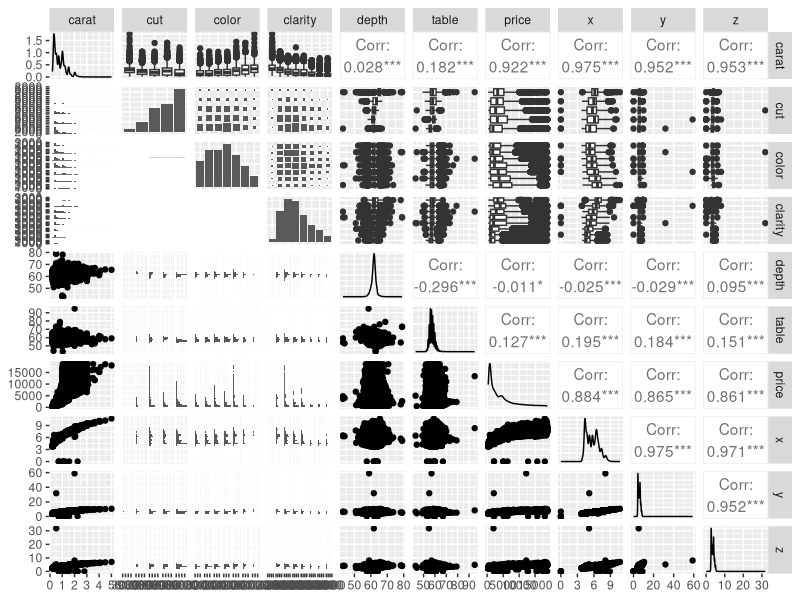
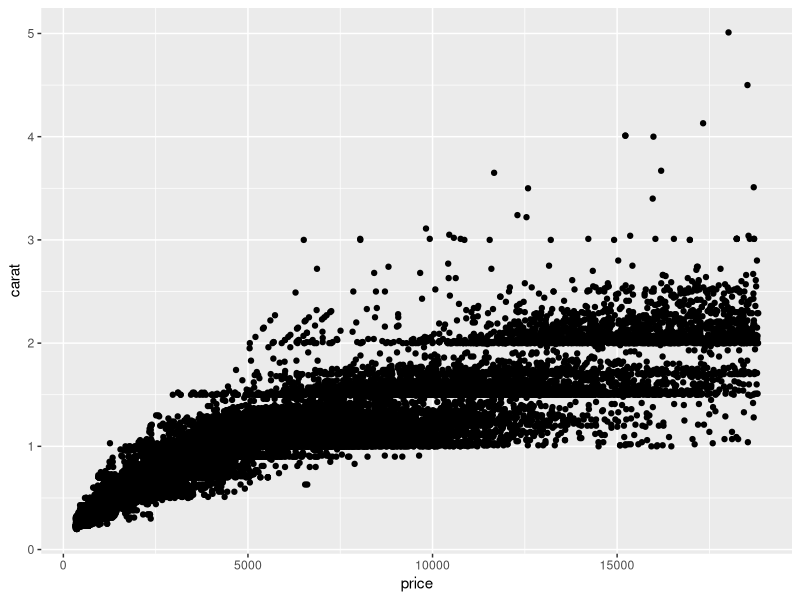
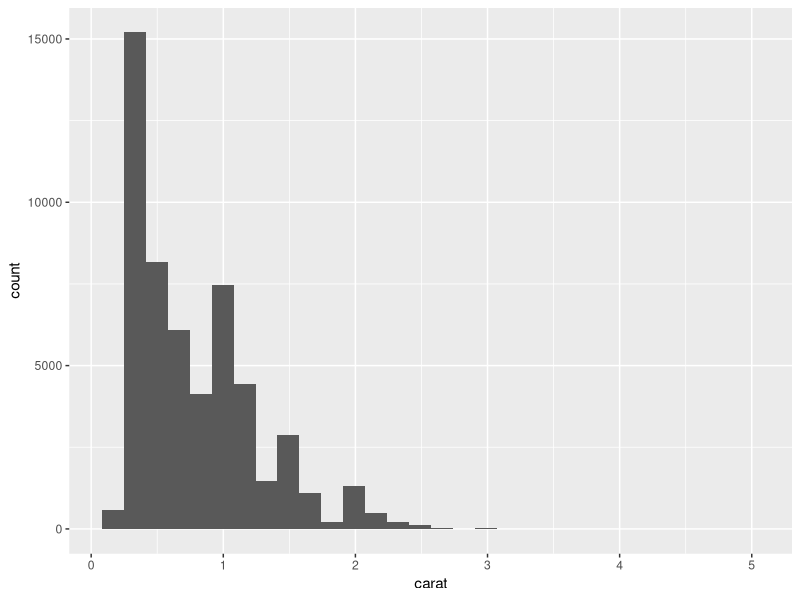
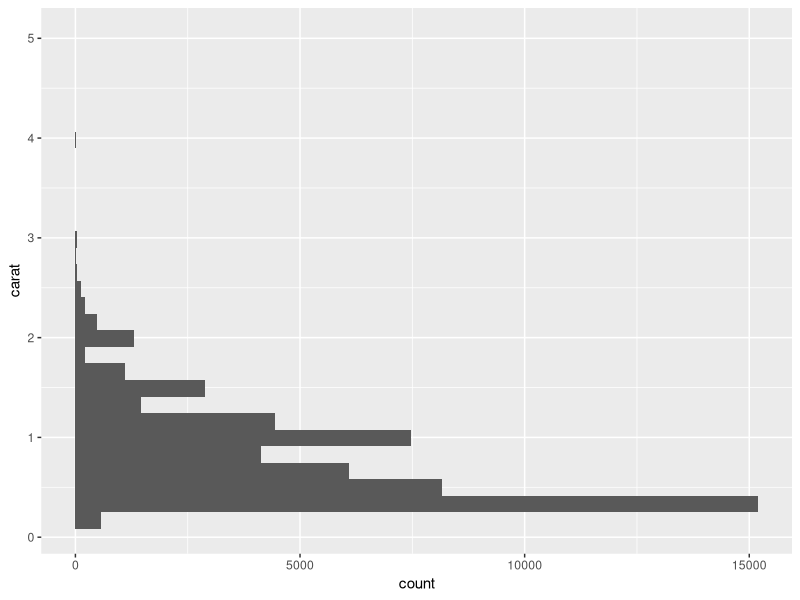
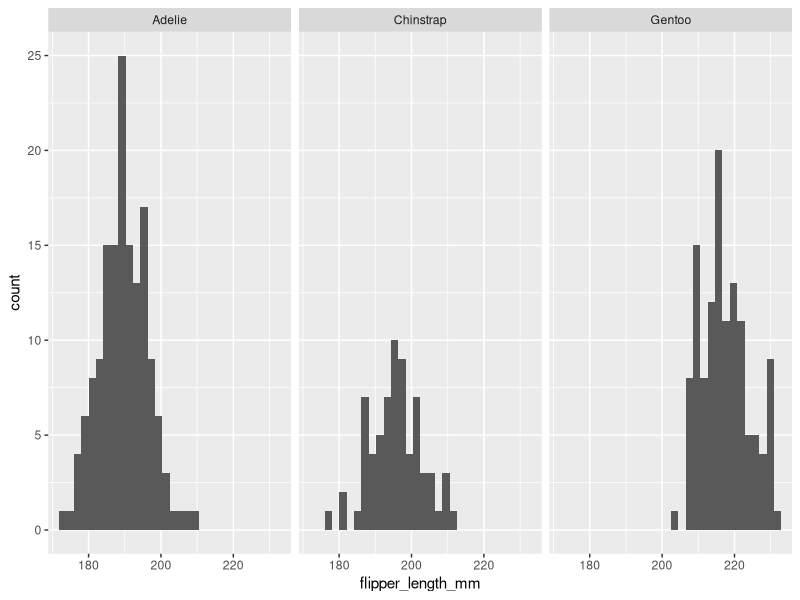
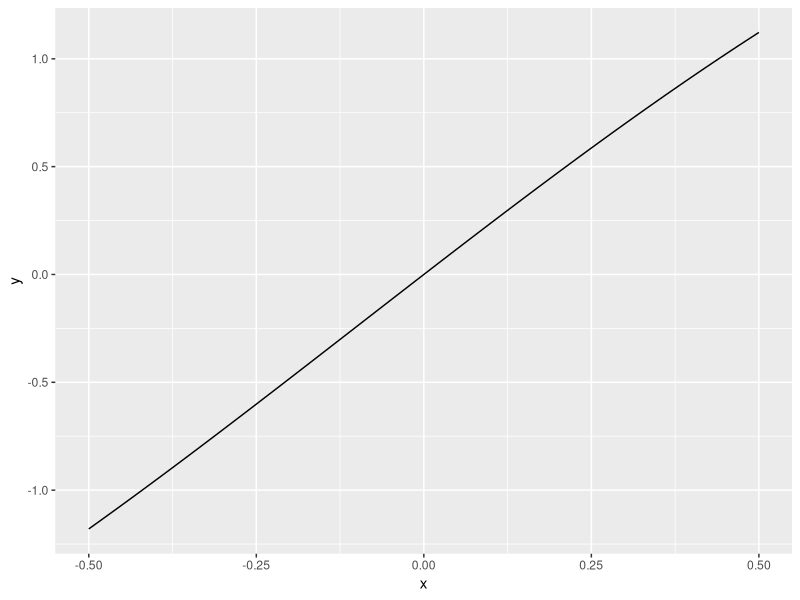
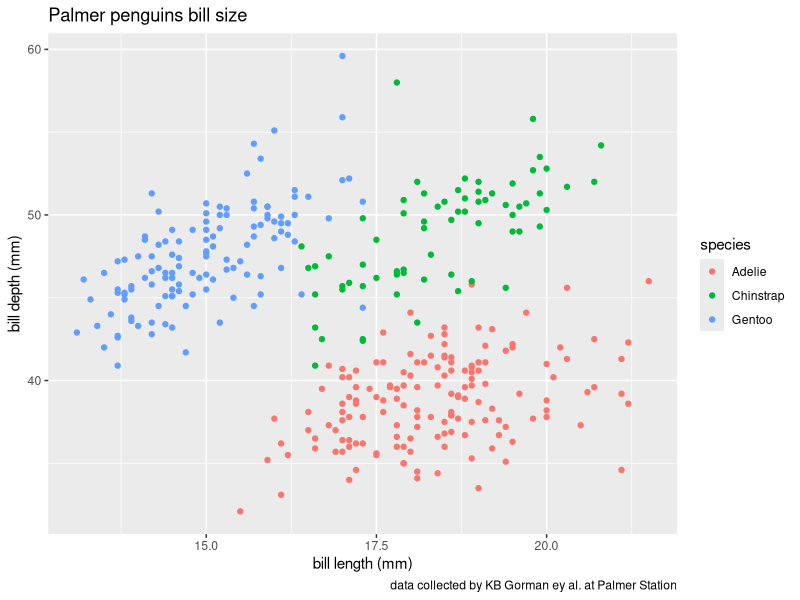
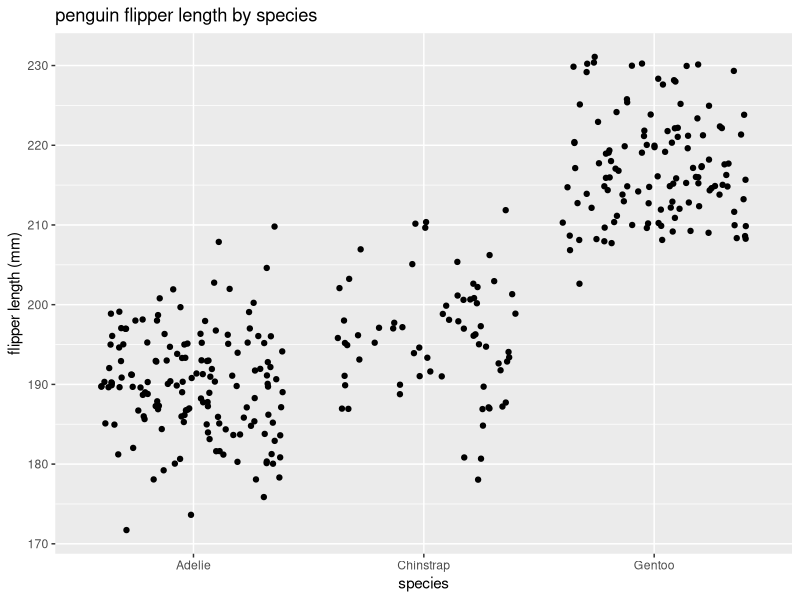

These figures' R source, in order:
## ---- chunk 1
knitr::opts_chunk$set(echo = TRUE)
library(tidyverse)
library(palmerpenguins)
library(skimr)
library(GGally)
## ---- chunk 2
# create a data frame
df_name <- data.frame("variable_1", "variable_2")

## ---- chunk 3
# create a vector from x to y by z
seq_1 <- seq(from = 1, to = 20, by = 1)
seq_1 # return the vector
## ---- chunk 4
# Create a vector!
vec_a <- c(4, 5) #this is how you create a vector in R
vec_a #return vector a
vec_b <- c(-3, 10)
# vector additon
vec_c <- vec_a + vec_b
vec_c

# vector subtraction
vec_d <- vec_b - vec_a
vec_d

# vector scalar multiplier:
vec_e <- 4 * vec_b
vec_e

# if we use the asterisk:
vec_a * vec_b

# Dot product %*%
vec_a %*% vec_b
# the dot product should be a single number
## ---- chunk 5
cats <- c(1, 3, 5, 8, 10, 0.2, 4, 8, 10, 11, 100)

# wrap cats into a matrix
cat_matrix <- matrix(data = cats, nrow = 4, ncol = 5, byrow = TRUE)

dogs <- matrix(data = c(1, 0, 2, 3), nrow = 2, ncol = 2, byrow = TRUE)
fish <- matrix(data = c(0, 8, 2, 6), nrow = 2, ncol = 2, byrow = TRUE)
dogs + fish

fish - dogs
4 * dogs
dogs %*% fish

## Leslie Matrix
insect_leslie <- matrix(data = c(0, 0, 600, 0.2, 0, 0, 0, 0.08, 0.6), nrow = 3, ncol = 3, byrow = TRUE)

# Specify the initial conditions
# What is the popluation in each lifestage at year 0?
insect_y0 <- c(12000, 700, 500)

# project the populaiton in each lifestage for year 1. Use the dot project operator to do matix multiplication with the vector of initial conditions
insect_y1 <- insect_leslie %*% insect_y0
insect_y1

#Project the population at each lifestage for years 2, 3, and 4
insect_y2 <- insect_leslie %*% insect_y1
insect_y2

insect_y3 <- insect_leslie %*% insect_y2
insect_y3

insect_y4 <- insect_leslie %*% insect_y3
insect_y4
# if 60% of adult females live after laying eggs, change the last number in the list to 0.6
## ---- chunk 6
names(diamonds) # returns column names of a data frame
dim(diamonds) # returns the number of rows and columns in a data frame
summary(diamonds) # returns min, 1st quartile, median, mean, 3rd quartile, and max for each numeric column; returns counts for text columns
head(diamonds) # returns the first few rows of the data frame
tail(diamonds) # returns the last few rows of the data frame
skimr::skim(diamonds) # returns a summary of the data
GGally::ggpairs(diamonds) # graphs every numeric variable against every other numeric variable
View(diamonds) #let's you view a data frame
class(penguins$species) # deterimine the data type of a given column
## ---- chunk 7
sw_height_mean <- mean(starwars$height)
# the default in the mean function is to NOT remove NA values

sw_height_mean_removeNA <- mean(starwars$height, na.rm = TRUE)
# use ?starwars in the console to more info about the dataset and the units of height

# variance of character height (var())
sw_height_variance <- var(starwars$height, na.rm = TRUE)

# standard deviation of character height (sd())
sw_height_sd <- sd(starwars$height, na.rm = TRUE)
## ---- chunk 8
ggplot(data = diamonds, aes(x = price, y = carat)) +
  geom_point() 
## ---- chunk 9
ggplot(data = diamonds, aes(x = carat)) +
  geom_histogram() # histograms only need 1 variable
ggplot(data = diamonds, aes(y = carat)) +
  geom_histogram() # difine the y-axis to have horizaontal bars

# make a histogram of flipper lenghts
ggplot(data = penguins, aes(x = flipper_length_mm)) +
  geom_histogram() +
  facet_wrap(~species)
## ---- chunk 10
eq_fx <- function(x) {
  (2.4 * (exp(-0.05*x)) * sin(x))
}
ggplot(data = data.frame (x = c(-.5, .5)), aes(x=x)) +
  stat_function(fun = eq_fx)
## ---- chunk 11
# Penguin bill length vs. bill depth
ggplot(data = penguins, aes(x = bill_depth_mm, y = bill_length_mm)) +
  geom_point(aes(color = species)) +
  labs (x = "bill length (mm)",
        y = "bill depth (mm)",
        title = "Palmer penguins bill size",
        caption = "data collected by KB Gorman ey al. at Palmer Station",
        color = "species")
## ---- chunk 12
ggplot(data = penguins, aes(x = species, y = flipper_length_mm)) +
  geom_jitter() +
  labs (x = "species",
        y = "flipper length (mm)",
        title = "penguin flipper length by species")
## ---- chunk 13
weight_grams <- function(a, b, length_cm) {
  weight_grams = (a * (length_cm^b))
}
barracuda <- weight_grams(a = 0.0181, b = 3.27, length_cm = 60)
print(barracuda)

fish_length <- seq(from = 0, to = 200, by = 1)

barracuda_weight <- weight_grams(a = 0.0181, b = 3.27, length_cm = fish_length)
barracuda_df <- data.frame(fish_length, barracuda_weight)

ggplot(data = barracuda_df, aes(x = fish_length, y = barracuda_weight)) +
  geom_point(color = "red") +
  labs(x = "fish length (cm)",
       y = "weight (grams)",
       title = "Barracuda Weight",
       subtitle = "barracuda weight as a function of fish length")
## ---- chunk 14
5 < 10 # true
# greater than and less then work alphabetically (a is small, z is large)
"cat" > "armadillo" # true
"cat" > "elephant" # false

10 <= 11 # true
5 >= 4 # true
3 <= 1 # false

# play around with vectors
tarantulas <- c(1, 3, 7, 10, 15)
tarantulas > 5 # false, false, true, true, true
## ---- chunk 15
3 < 1 | 8 > 2

6 < 10 & 5 < 1

7 != 11

4 != 4 | 2 < 5 | 6 > 10

0 == TRUE
0 == FALSE
1 == TRUE #true
# zero is false and 1 is true
## ---- chunk 16
log(4)
## ---- chunk 17
exp(5)
log(exp(1))
## ---- chunk 18
fx <- expression(x^2)
df_dx <- D(fx, name = 'x')

# Evaluate the slope of f(x) at x = 831
# x <- 831
# evaluate over a range
x <- seq(from = -10, to = 10, by = 0.5)
eval(expr = df_dx)
x <- 831
eval(expr = df_dx)
## ---- chunk 19
ft <- expression(3 * (t ^ 2) - 4 * cos(t))
df_dt <- D(expr = ft, name = 't')
df_dt
## ---- chunk 20
# First Order univariate derivatives
fx <- expression(x ^ 2)
df_dx <- D(expr = fx, 'x')
df_dx
x <- 3
eval(expr = df_dx)

Pa <- expression(2 * (((3 * a) + 2) ^ 4) - 5)
dP_da <- D(expr = Pa, 'a')
dP_da
a <- 1.2
eval(expr = dP_da)

gt <- expression((-4 * t) / (((t ^ 2) + 1)  ^ 3))
dg_dt <- D(expr = gt, 't')
dg_dt
t <- 0
eval(expr = dg_dt)
## ---- chunk 21
# Higher order univariate derivatives
Gz <- expression(4.6 - 1.9 * (z^3))
dG_dz <- D(expr = Gz, 'z')
dG_dz

d2G_dz2 <- D(expr = dG_dz, 'z')
d2G_dz2
## ---- chunk 22
# partial derivatives
f_xyz <- expression(2*x^2*y - 3*x + 1 + 4*z^4*x)
df_dx <- D(expr = f_xyz, 'x')
df_dx

df_dy <- D(expr = f_xyz, 'y')
df_dy

dg_dz <- D(expr = f_xyz, 'z')
dg_dz
## ---- chunk 23
# this overrides the global echo option established up top. 
# if echo = false you wont see raw code in the knitted html.
## ---- chunk 24
# adding include = FALSE hides the code chunk when you knit
# ECHO = FALSE hides code
# to hide warnings in knitted output, set warning = FALSE in the beginning of the code chunk
# eval = FALSE means the code will show up in the knitted document, but it wont run
